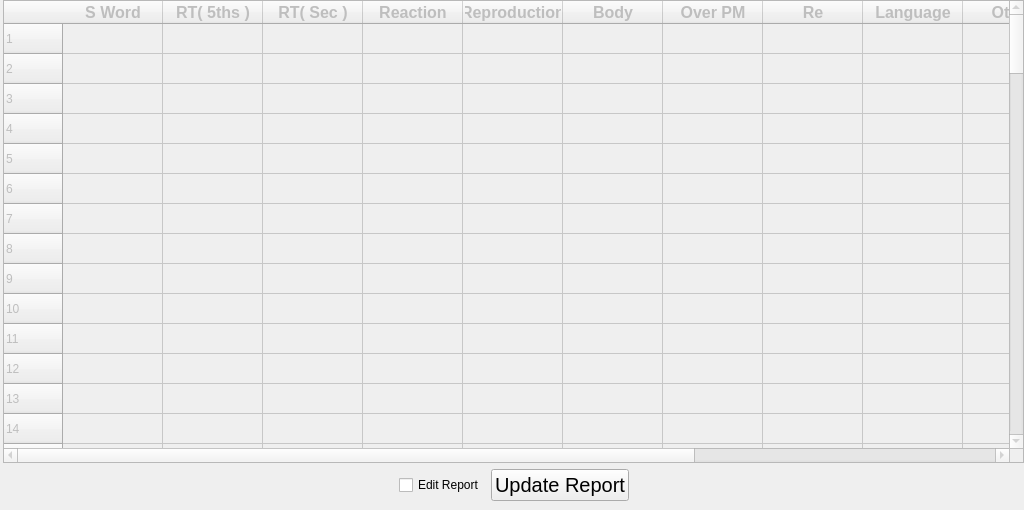
<?xml version="1.0" encoding="UTF-8"?>
<ui version="4.0">
 <class>Form</class>
 <widget class="QWidget" name="Form">
  <property name="geometry">
   <rect>
    <x>0</x>
    <y>0</y>
    <width>1024</width>
    <height>510</height>
   </rect>
  </property>
  <property name="sizePolicy">
   <sizepolicy hsizetype="Fixed" vsizetype="Fixed">
    <horstretch>0</horstretch>
    <verstretch>0</verstretch>
   </sizepolicy>
  </property>
  <property name="minimumSize">
   <size>
    <width>1024</width>
    <height>510</height>
   </size>
  </property>
  <property name="maximumSize">
   <size>
    <width>1024</width>
    <height>510</height>
   </size>
  </property>
  <property name="windowTitle">
   <string>GeneratedReport</string>
  </property>
  <widget class="QWidget" name="layoutWidget">
   <property name="geometry">
    <rect>
     <x>3</x>
     <y>0</y>
     <width>1021</width>
     <height>501</height>
    </rect>
   </property>
   <layout class="QVBoxLayout" name="verticalLayout">
    <item>
     <widget class="QTableWidget" name="generatedReport">
      <property name="enabled">
       <bool>false</bool>
      </property>
      <row>
       <property name="text">
        <string>1</string>
       </property>
      </row>
      <row>
       <property name="text">
        <string>2</string>
       </property>
      </row>
      <row>
       <property name="text">
        <string>3</string>
       </property>
      </row>
      <row>
       <property name="text">
        <string>4</string>
       </property>
      </row>
      <row>
       <property name="text">
        <string>5</string>
       </property>
      </row>
      <row>
       <property name="text">
        <string>6</string>
       </property>
      </row>
      <row>
       <property name="text">
        <string>7</string>
       </property>
      </row>
      <row>
       <property name="text">
        <string>8</string>
       </property>
      </row>
      <row>
       <property name="text">
        <string>9</string>
       </property>
      </row>
      <row>
       <property name="text">
        <string>10</string>
       </property>
      </row>
      <row>
       <property name="text">
        <string>11</string>
       </property>
      </row>
      <row>
       <property name="text">
        <string>12</string>
       </property>
      </row>
      <row>
       <property name="text">
        <string>13</string>
       </property>
      </row>
      <row>
       <property name="text">
        <string>14</string>
       </property>
      </row>
      <row>
       <property name="text">
        <string>15</string>
       </property>
      </row>
      <row>
       <property name="text">
        <string>16</string>
       </property>
      </row>
      <row>
       <property name="text">
        <string>17</string>
       </property>
      </row>
      <row>
       <property name="text">
        <string>18</string>
       </property>
      </row>
      <row>
       <property name="text">
        <string>19</string>
       </property>
      </row>
      <row>
       <property name="text">
        <string>20</string>
       </property>
      </row>
      <row>
       <property name="text">
        <string>21</string>
       </property>
      </row>
      <row>
       <property name="text">
        <string>22</string>
       </property>
      </row>
      <row>
       <property name="text">
        <string>23</string>
       </property>
      </row>
      <row>
       <property name="text">
        <string>24</string>
       </property>
      </row>
      <row>
       <property name="text">
        <string>25</string>
       </property>
      </row>
      <row>
       <property name="text">
        <string>26</string>
       </property>
      </row>
      <row>
       <property name="text">
        <string>27</string>
       </property>
      </row>
      <row>
       <property name="text">
        <string>28</string>
       </property>
      </row>
      <row>
       <property name="text">
        <string>29</string>
       </property>
      </row>
      <row>
       <property name="text">
        <string>30</string>
       </property>
      </row>
      <row>
       <property name="text">
        <string>31</string>
       </property>
      </row>
      <row>
       <property name="text">
        <string>32</string>
       </property>
      </row>
      <row>
       <property name="text">
        <string>33</string>
       </property>
      </row>
      <row>
       <property name="text">
        <string>34</string>
       </property>
      </row>
      <row>
       <property name="text">
        <string>35</string>
       </property>
      </row>
      <row>
       <property name="text">
        <string>36</string>
       </property>
      </row>
      <row>
       <property name="text">
        <string>37</string>
       </property>
      </row>
      <row>
       <property name="text">
        <string>38</string>
       </property>
      </row>
      <row>
       <property name="text">
        <string>39</string>
       </property>
      </row>
      <row>
       <property name="text">
        <string>40</string>
       </property>
      </row>
      <row>
       <property name="text">
        <string>41</string>
       </property>
      </row>
      <row>
       <property name="text">
        <string>42</string>
       </property>
      </row>
      <row>
       <property name="text">
        <string>43</string>
       </property>
      </row>
      <row>
       <property name="text">
        <string>44</string>
       </property>
      </row>
      <row>
       <property name="text">
        <string>45</string>
       </property>
      </row>
      <row>
       <property name="text">
        <string>46</string>
       </property>
      </row>
      <row>
       <property name="text">
        <string>47</string>
       </property>
      </row>
      <row>
       <property name="text">
        <string>48</string>
       </property>
      </row>
      <row>
       <property name="text">
        <string>49</string>
       </property>
      </row>
      <row>
       <property name="text">
        <string>50</string>
       </property>
      </row>
      <row>
       <property name="text">
        <string>51</string>
       </property>
      </row>
      <row>
       <property name="text">
        <string>52</string>
       </property>
      </row>
      <row>
       <property name="text">
        <string>53</string>
       </property>
      </row>
      <row>
       <property name="text">
        <string>54</string>
       </property>
      </row>
      <row>
       <property name="text">
        <string>55</string>
       </property>
      </row>
      <row>
       <property name="text">
        <string>56</string>
       </property>
      </row>
      <row>
       <property name="text">
        <string>57</string>
       </property>
      </row>
      <row>
       <property name="text">
        <string>58</string>
       </property>
      </row>
      <row>
       <property name="text">
        <string>59</string>
       </property>
      </row>
      <row>
       <property name="text">
        <string>60</string>
       </property>
      </row>
      <row>
       <property name="text">
        <string>61</string>
       </property>
      </row>
      <row>
       <property name="text">
        <string>62</string>
       </property>
      </row>
      <row>
       <property name="text">
        <string>63</string>
       </property>
      </row>
      <row>
       <property name="text">
        <string>64</string>
       </property>
      </row>
      <row>
       <property name="text">
        <string>65</string>
       </property>
      </row>
      <row>
       <property name="text">
        <string>66</string>
       </property>
      </row>
      <row>
       <property name="text">
        <string>67</string>
       </property>
      </row>
      <row>
       <property name="text">
        <string>68</string>
       </property>
      </row>
      <row>
       <property name="text">
        <string>69</string>
       </property>
      </row>
      <row>
       <property name="text">
        <string>70</string>
       </property>
      </row>
      <row>
       <property name="text">
        <string>71</string>
       </property>
      </row>
      <row>
       <property name="text">
        <string>72</string>
       </property>
      </row>
      <row>
       <property name="text">
        <string>73</string>
       </property>
      </row>
      <row>
       <property name="text">
        <string>74</string>
       </property>
      </row>
      <row>
       <property name="text">
        <string>75</string>
       </property>
      </row>
      <row>
       <property name="text">
        <string>76</string>
       </property>
      </row>
      <row>
       <property name="text">
        <string>77</string>
       </property>
      </row>
      <row>
       <property name="text">
        <string>78</string>
       </property>
      </row>
      <row>
       <property name="text">
        <string>79</string>
       </property>
      </row>
      <row>
       <property name="text">
        <string>80</string>
       </property>
      </row>
      <row>
       <property name="text">
        <string>81</string>
       </property>
      </row>
      <row>
       <property name="text">
        <string>82</string>
       </property>
      </row>
      <row>
       <property name="text">
        <string>83</string>
       </property>
      </row>
      <row>
       <property name="text">
        <string>84</string>
       </property>
      </row>
      <row>
       <property name="text">
        <string>85</string>
       </property>
      </row>
      <row>
       <property name="text">
        <string>86</string>
       </property>
      </row>
      <row>
       <property name="text">
        <string>87</string>
       </property>
      </row>
      <row>
       <property name="text">
        <string>88</string>
       </property>
      </row>
      <row>
       <property name="text">
        <string>89</string>
       </property>
      </row>
      <row>
       <property name="text">
        <string>90</string>
       </property>
      </row>
      <row>
       <property name="text">
        <string>91</string>
       </property>
      </row>
      <row>
       <property name="text">
        <string>92</string>
       </property>
      </row>
      <row>
       <property name="text">
        <string>93</string>
       </property>
      </row>
      <row>
       <property name="text">
        <string>94</string>
       </property>
      </row>
      <row>
       <property name="text">
        <string>New Row</string>
       </property>
      </row>
      <row>
       <property name="text">
        <string>96</string>
       </property>
      </row>
      <row>
       <property name="text">
        <string>97</string>
       </property>
      </row>
      <row>
       <property name="text">
        <string>98</string>
       </property>
      </row>
      <row>
       <property name="text">
        <string>99</string>
       </property>
      </row>
      <row>
       <property name="text">
        <string>100</string>
       </property>
      </row>
      <column>
       <property name="text">
        <string>S Word</string>
       </property>
       <property name="font">
        <font>
         <pointsize>12</pointsize>
         <weight>75</weight>
         <bold>true</bold>
        </font>
       </property>
      </column>
      <column>
       <property name="text">
        <string>RT( 5ths )</string>
       </property>
       <property name="font">
        <font>
         <pointsize>12</pointsize>
         <weight>75</weight>
         <bold>true</bold>
        </font>
       </property>
      </column>
      <column>
       <property name="text">
        <string>RT( Sec )</string>
       </property>
       <property name="font">
        <font>
         <pointsize>12</pointsize>
         <weight>75</weight>
         <bold>true</bold>
        </font>
       </property>
      </column>
      <column>
       <property name="text">
        <string>Reaction</string>
       </property>
       <property name="font">
        <font>
         <pointsize>12</pointsize>
         <weight>75</weight>
         <bold>true</bold>
        </font>
       </property>
      </column>
      <column>
       <property name="text">
        <string>Reproduction</string>
       </property>
       <property name="font">
        <font>
         <pointsize>12</pointsize>
         <weight>75</weight>
         <bold>true</bold>
        </font>
       </property>
      </column>
      <column>
       <property name="text">
        <string>Body</string>
       </property>
       <property name="font">
        <font>
         <pointsize>12</pointsize>
         <weight>75</weight>
         <bold>true</bold>
        </font>
       </property>
      </column>
      <column>
       <property name="text">
        <string>Over PM</string>
       </property>
       <property name="font">
        <font>
         <pointsize>12</pointsize>
         <weight>75</weight>
         <bold>true</bold>
        </font>
       </property>
      </column>
      <column>
       <property name="text">
        <string>Re</string>
       </property>
       <property name="font">
        <font>
         <pointsize>12</pointsize>
         <weight>75</weight>
         <bold>true</bold>
        </font>
       </property>
      </column>
      <column>
       <property name="text">
        <string>Language</string>
       </property>
       <property name="font">
        <font>
         <pointsize>12</pointsize>
         <weight>75</weight>
         <bold>true</bold>
        </font>
       </property>
      </column>
      <column>
       <property name="text">
        <string>Other</string>
       </property>
       <property name="font">
        <font>
         <pointsize>12</pointsize>
         <weight>75</weight>
         <bold>true</bold>
        </font>
       </property>
      </column>
      <column>
       <property name="text">
        <string>CIs</string>
       </property>
       <property name="font">
        <font>
         <pointsize>12</pointsize>
         <weight>75</weight>
         <bold>true</bold>
        </font>
       </property>
      </column>
      <column>
       <property name="text">
        <string>Factual</string>
       </property>
       <property name="font">
        <font>
         <pointsize>12</pointsize>
         <weight>75</weight>
         <bold>true</bold>
        </font>
       </property>
      </column>
      <column>
       <property name="text">
        <string>Ego-centric</string>
       </property>
       <property name="font">
        <font>
         <pointsize>12</pointsize>
         <weight>75</weight>
         <bold>true</bold>
        </font>
       </property>
      </column>
     </widget>
    </item>
    <item>
     <layout class="QHBoxLayout" name="horizontalLayout">
      <item>
       <spacer name="horizontalSpacer">
        <property name="orientation">
         <enum>Qt::Horizontal</enum>
        </property>
        <property name="sizeHint" stdset="0">
         <size>
          <width>40</width>
          <height>20</height>
         </size>
        </property>
       </spacer>
      </item>
      <item>
       <widget class="QCheckBox" name="editGeneratedReport">
        <property name="text">
         <string>Edit Report</string>
        </property>
       </widget>
      </item>
      <item>
       <widget class="QPushButton" name="updateReport">
        <property name="font">
         <font>
          <pointsize>15</pointsize>
         </font>
        </property>
        <property name="text">
         <string>Update Report</string>
        </property>
       </widget>
      </item>
      <item>
       <spacer name="horizontalSpacer_2">
        <property name="orientation">
         <enum>Qt::Horizontal</enum>
        </property>
        <property name="sizeHint" stdset="0">
         <size>
          <width>40</width>
          <height>20</height>
         </size>
        </property>
       </spacer>
      </item>
     </layout>
    </item>
   </layout>
  </widget>
 </widget>
 <resources/>
 <connections>
  <connection>
   <sender>editGeneratedReport</sender>
   <signal>clicked(bool)</signal>
   <receiver>generatedReport</receiver>
   <slot>setEnabled(bool)</slot>
   <hints>
    <hint type="sourcelabel">
     <x>423</x>
     <y>488</y>
    </hint>
    <hint type="destinationlabel">
     <x>414</x>
     <y>417</y>
    </hint>
   </hints>
  </connection>
 </connections>
</ui>
